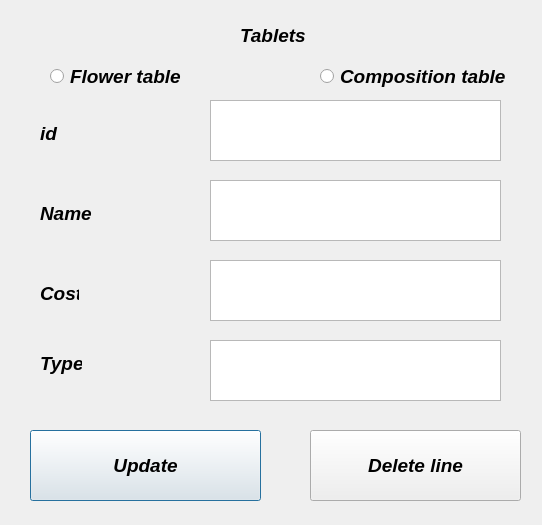
<?xml version="1.0" encoding="UTF-8"?>
<ui version="4.0">
 <class>AddInfo</class>
 <widget class="QDialog" name="AddInfo">
  <property name="geometry">
   <rect>
    <x>0</x>
    <y>0</y>
    <width>542</width>
    <height>525</height>
   </rect>
  </property>
  <property name="font">
   <font>
    <pointsize>12</pointsize>
    <italic>true</italic>
    <bold>true</bold>
   </font>
  </property>
  <property name="windowTitle">
   <string>Dialog</string>
  </property>
  <widget class="QLabel" name="label_4">
   <property name="geometry">
    <rect>
     <x>40</x>
     <y>120</y>
     <width>18</width>
     <height>26</height>
    </rect>
   </property>
   <property name="font">
    <font>
     <pointsize>14</pointsize>
     <italic>true</italic>
     <bold>true</bold>
    </font>
   </property>
   <property name="text">
    <string>id</string>
   </property>
  </widget>
  <widget class="QTextEdit" name="textEdit_4">
   <property name="geometry">
    <rect>
     <x>210</x>
     <y>100</y>
     <width>291</width>
     <height>61</height>
    </rect>
   </property>
  </widget>
  <widget class="QLabel" name="label">
   <property name="geometry">
    <rect>
     <x>40</x>
     <y>200</y>
     <width>54</width>
     <height>26</height>
    </rect>
   </property>
   <property name="font">
    <font>
     <pointsize>14</pointsize>
     <italic>true</italic>
     <bold>true</bold>
    </font>
   </property>
   <property name="text">
    <string>Name</string>
   </property>
  </widget>
  <widget class="QTextEdit" name="textEdit">
   <property name="geometry">
    <rect>
     <x>210</x>
     <y>180</y>
     <width>291</width>
     <height>61</height>
    </rect>
   </property>
  </widget>
  <widget class="QLabel" name="label_2">
   <property name="geometry">
    <rect>
     <x>40</x>
     <y>280</y>
     <width>39</width>
     <height>26</height>
    </rect>
   </property>
   <property name="font">
    <font>
     <pointsize>14</pointsize>
     <italic>true</italic>
     <bold>true</bold>
    </font>
   </property>
   <property name="text">
    <string>Cost</string>
   </property>
  </widget>
  <widget class="QTextEdit" name="textEdit_2">
   <property name="geometry">
    <rect>
     <x>210</x>
     <y>260</y>
     <width>291</width>
     <height>61</height>
    </rect>
   </property>
  </widget>
  <widget class="QLabel" name="label_3">
   <property name="geometry">
    <rect>
     <x>40</x>
     <y>350</y>
     <width>42</width>
     <height>26</height>
    </rect>
   </property>
   <property name="font">
    <font>
     <pointsize>14</pointsize>
     <italic>true</italic>
     <bold>true</bold>
    </font>
   </property>
   <property name="text">
    <string>Type</string>
   </property>
  </widget>
  <widget class="QTextEdit" name="textEdit_3">
   <property name="geometry">
    <rect>
     <x>210</x>
     <y>340</y>
     <width>291</width>
     <height>61</height>
    </rect>
   </property>
  </widget>
  <widget class="QRadioButton" name="radioButton">
   <property name="geometry">
    <rect>
     <x>50</x>
     <y>60</y>
     <width>135</width>
     <height>32</height>
    </rect>
   </property>
   <property name="font">
    <font>
     <pointsize>14</pointsize>
     <italic>true</italic>
     <bold>true</bold>
    </font>
   </property>
   <property name="text">
    <string>Flower table</string>
   </property>
  </widget>
  <widget class="QPushButton" name="pushButton">
   <property name="geometry">
    <rect>
     <x>30</x>
     <y>430</y>
     <width>231</width>
     <height>71</height>
    </rect>
   </property>
   <property name="font">
    <font>
     <pointsize>14</pointsize>
     <italic>true</italic>
     <bold>true</bold>
    </font>
   </property>
   <property name="text">
    <string>Update</string>
   </property>
  </widget>
  <widget class="QRadioButton" name="radioButton_2">
   <property name="geometry">
    <rect>
     <x>320</x>
     <y>60</y>
     <width>188</width>
     <height>32</height>
    </rect>
   </property>
   <property name="font">
    <font>
     <pointsize>14</pointsize>
     <italic>true</italic>
     <bold>true</bold>
    </font>
   </property>
   <property name="text">
    <string>Composition table</string>
   </property>
  </widget>
  <widget class="QPushButton" name="pushButton_2">
   <property name="geometry">
    <rect>
     <x>310</x>
     <y>430</y>
     <width>211</width>
     <height>71</height>
    </rect>
   </property>
   <property name="font">
    <font>
     <pointsize>14</pointsize>
     <italic>true</italic>
     <bold>true</bold>
    </font>
   </property>
   <property name="text">
    <string>Delete line</string>
   </property>
  </widget>
  <widget class="QLabel" name="label_5">
   <property name="geometry">
    <rect>
     <x>240</x>
     <y>20</y>
     <width>161</width>
     <height>31</height>
    </rect>
   </property>
   <property name="font">
    <font>
     <pointsize>14</pointsize>
     <italic>true</italic>
     <bold>true</bold>
    </font>
   </property>
   <property name="text">
    <string>Tablets</string>
   </property>
  </widget>
 </widget>
 <resources/>
 <connections/>
</ui>
